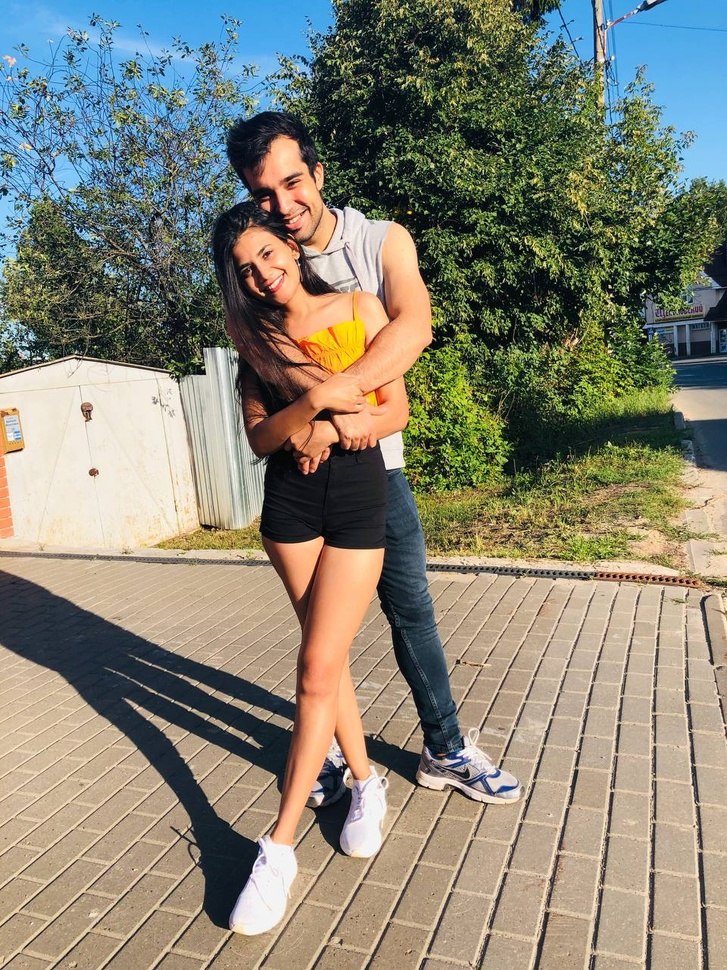
#> input picture DSP/HW1/IMG.JPG, 727 x 970 px, shrunk from 960 x 1280 before the run
$ jupyter execute e.shaghaei.ipynb
#> lines starting #> are read from the running program, lines starting #| are printed output that depends on the picture; after the words box and inside, x2 and y2 are one past the last pixel; in counts of white or black regions, pixels touching at a corner belong together
# Ehsan Shaghaei B19-AAI-01 e.shaghaei@innopolis.university

[cell 1]
import matplotlib.pyplot as plt
import numpy as np
import math

# Task 1
For the signal :
$$y(t) = sin(2π50t) + sin(2π120t)$$
$$y_ϵ(t) = y(t) + ϵ$$
## 1.1
Discretize the domain $T$ in $n$ evenly spaced subintervals
and visualize both functions.

[cell 2]
# plotFunc
# @param foo_dict : dictiornary of prefered plotting functions with desiered legend
# @param time_interval: start and stop of the time interval
# @param samples: integer wich defines the number of samples in the time interval
# @param title: prefered title for the plot
def plotFunc(foo_dict: dict, time_interval, samples, title):
#> called with samples = 1024, title = 'Noisy and clean signal'
    time_axis = np.linspace(time_interval[0], time_interval[1], samples)
    for legend, foo in foo_dict.items():
        foo_axis = np.vectorize(foo)(time_axis)
        plt.plot(time_axis, foo_axis, label=legend)
    plt.title(title)
    plt.ylabel('y')
    plt.xlabel('t')
    plt.legend(loc='best')
    plt.show()
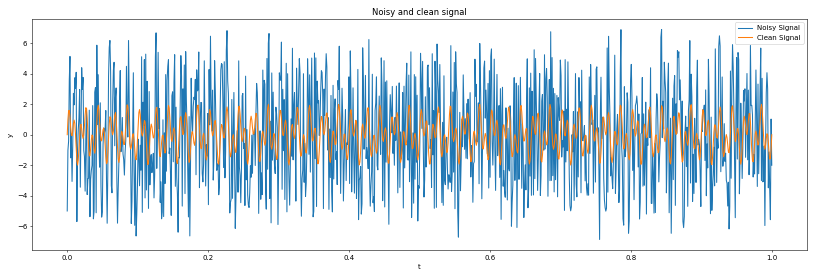
#> figure drawn by matplotlib, 1 panel; curve peaks at x = 0.844, y = 6.9; curve peaks at x = 0.985, y = 1.99

# definition of clean signal y(t)
def y(t):
    return np.sin(2*np.pi*50*t)+np.sin(2*np.pi*120*t)

# definition of noise channel
def noise_channel():
    return np.random.randint(-5, 5+1)


# definition of noisy signal y(t)
def y_eps(t):
    return y(t)+noise_channel()


# set figure size
plt.figure(figsize=(20, 6))

funcs = {
        "Noisy Signal": y_eps,
        "Clean Signal": y
         }
plotTitle = "Noisy and clean signal"
T=1
N_samples = 2**10
timeRange = [0, T]

plotFunc(funcs, timeRange, N_samples, plotTitle)

## 1.2 Compute the Fast Fourier Transform of the discretized function $y_ϵ(t)$

[cell 3]
time_axis = np.linspace(timeRange[0], timeRange[1], N_samples)
y_eps_axis = np.vectorize(y_eps)(time_axis)


def FFT(f):
    N = len(f)

    if N == 1:
        return f
    else:
        F_even = FFT(f[::2])
        F_odd = FFT(f[1::2])
        term = np.exp(-2j*np.pi*np.arange(N) / N)
        F = np.concatenate([
            F_even+term[:int(N/2)]*F_odd,
            F_even+term[int(N/2):]*F_odd
        ])
        return F


T = (timeRange[1]-timeRange[0])/N_samples
frequency_axis = np.arange(N_samples)/T
fft_y_eps = FFT(y_eps_axis)
# set figure size
plt.figure(figsize=(20, 6))
plt.plot(frequency_axis, abs(fft_y_eps),label='FFT')
plt.legend()
plt.title('FFT')
plt.ylabel('Amplitute')
plt.xlabel('Frequency(Hz)')
plt.show()
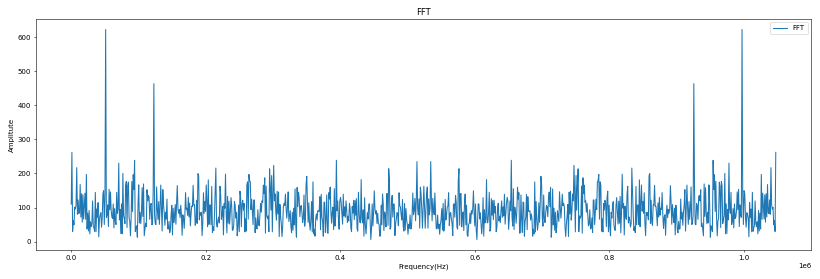
#> figure drawn by matplotlib, 1 panel; curve peaks at x = 51200, y = 622.2

## 1.3 Compute the power density spectrum (PSD) of z by multiplying it element-wise by its conjugate, and dividing it by the number of points n then visualize the PSD

[cell 4]
def FFT2PSD(fft):
    N=len(fft)
    fft_bar = np.conj(fft)
    return (fft*fft_bar)/N

psd_axis = FFT2PSD(fft_y_eps)
# set figure size
plt.figure(figsize=(20, 6))
plt.plot(frequency_axis, abs(psd_axis), 'r',label='PSD')
plt.ylabel('Amplitute')
plt.xlabel('Frequency(Hz)')
plt.legend()
plt.title('PSD VS FFT')
plt.show()
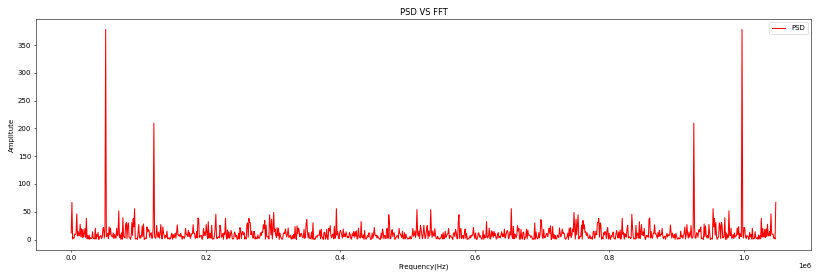
#> figure drawn by matplotlib, 1 panel; curve peaks at x = 51200, y = 378.1

## 1.4 Based on your observations set a PDS-threshold τ to keep just the most representative frequencies,i.e. just keep the elements in the PDS that are less than threshold τ

[cell 5]
t = abs(psd_axis)
bag_ratio = .04

def filter(signal,psd,bag_ratio):
#> called with signal = array of shape (1024,), psd = array of shape (1024,), bag_ratio = 0.04
    sorted_signal = np.sort(signal)
    n_bag = int(len(signal)*bag_ratio)
    tau = abs(np.sum(sorted_signal[-1:-1-n_bag:-1])/n_bag)

    filtered_signal = []
    for i,sample in enumerate(psd):
        filtered_signal.append(0 if abs(sample)<tau else signal[i])
    return np.array(filtered_signal),tau

filtered_fft,tau = filter(fft_y_eps,psd_axis,bag_ratio)

# set figure size
plt.figure(figsize=(20, 6))
plt.plot(frequency_axis, abs(fft_y_eps), 'r',label='FFT')
plt.plot(frequency_axis, abs(filtered_fft), 'b',label=f'filtered-FFT $\\tau=${tau} [Clean Signal]')
plt.ylabel('Amplitute')
plt.xlabel('Frequency(Hz)')
plt.legend()
plt.title('FILTERED FFT')
plt.show()
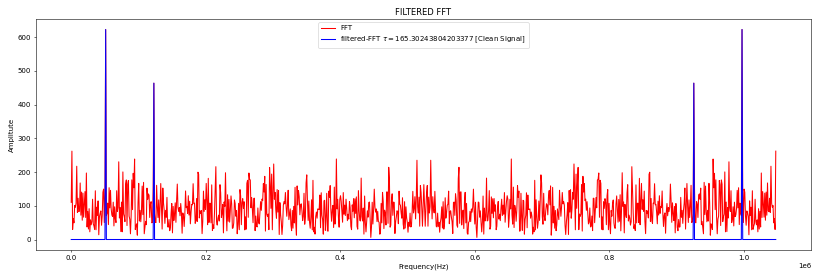
#> figure drawn by matplotlib, 1 panel; curve peaks at x = 51200, y = 622.2; curve peaks at x = 51200, y = 622.2

## 1.5 Return to the discretized function, and using the indices as a filter set to zero the elements whose index is not in your set of indices, and compute the Inverse Fast Fourier Transform, which is your reconstructed function

[cell 6]
filtered_signal = np.fft.ifft(filtered_fft)
clean_signal = np.array([y(t) for t in time_axis])

# set figure size
plt.figure(figsize=(20, 6))
plt.plot(time_axis, filtered_signal, 'r',label='Filtered Signal')
plt.plot(time_axis, clean_signal, 'b',label='Clean Signal')
plt.ylabel('Y')
plt.xlabel('t')
plt.ylim((-4,4))
plt.legend()
plt.title('FILTERED Signal vs Clean Signal')
plt.show()
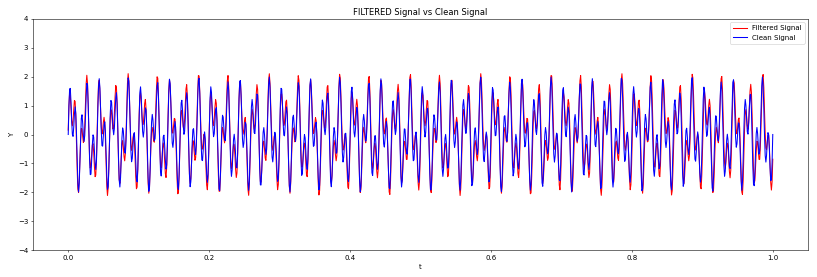
#> figure drawn by matplotlib, 1 panel; curve peaks at x = 0.085, y = 2.11; curve peaks at x = 0.985, y = 1.99

# Task 2 Image Compression

## 2.1 Visualize your image, and convert it from RGB format to a grayscale format, i.e. the dimensions of your original picture (thinking of it as a three dimensional array) will be reduced one dimension where w, h, and c stand for weight, height and channel, respectively.

[cell 7]
path = './IMG.JPG'
img = plt.imread(path)
#> img is the input picture: shape (970, 727, 3); mean R, G, B 134.8, 132.1, 116.4
plt.figure(figsize=(8,6))
plt.title('Original Image')
plt.imshow(img)

# using the formula used in the matplotlib colormap
# https://stackoverflow.com/questions/12201577/how-can-i-convert-an-rgb-image-into-grayscale-in-python
def rgb2grayscale(rgb_img):
    return np.dot(rgb_img[...,:3], [0.2989, 0.5870, 0.1140])
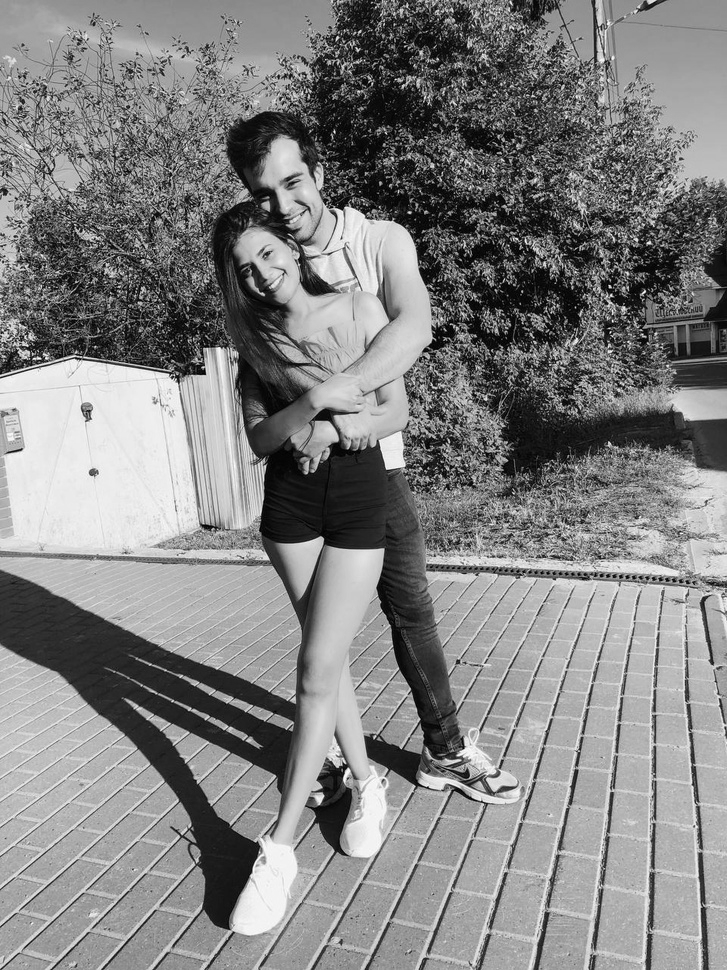
#> returned value: shape (970, 727) float64; min 0, max 253.8, mean 131.1

img_grayscale = rgb2grayscale(img)


plt.figure(figsize=(8,6))
plt.title('Gray-Scale Image')
plt.imshow(img_grayscale,'gray')
plt.show()

## 2.2 Compute the Fast Fourier Transform in two dimensions (since you are working now with a two dimensional array) to get the spectrum of your image, then shift the zero-frequency to the center of that spectrum

[cell 8]
img_fft = np.fft.fft2(img_grayscale)
img_shifted_fft = np.fft.fftshift(img_fft)

## 2.3  Compute the magnitude (a.k.a. module, absolute value, etc) of the shifted spectrum to work with an homogeneous spectrum

[cell 9]
modulus_img_shifted_fft = abs(img_shifted_fft)

## 2.4 Compute the (natural) logarithm adding 1 to the argument of your spectrum (to avoid values close to 0 that could make the operation to blow up)

[cell 10]
log_signal = np.log(modulus_img_shifted_fft+1)
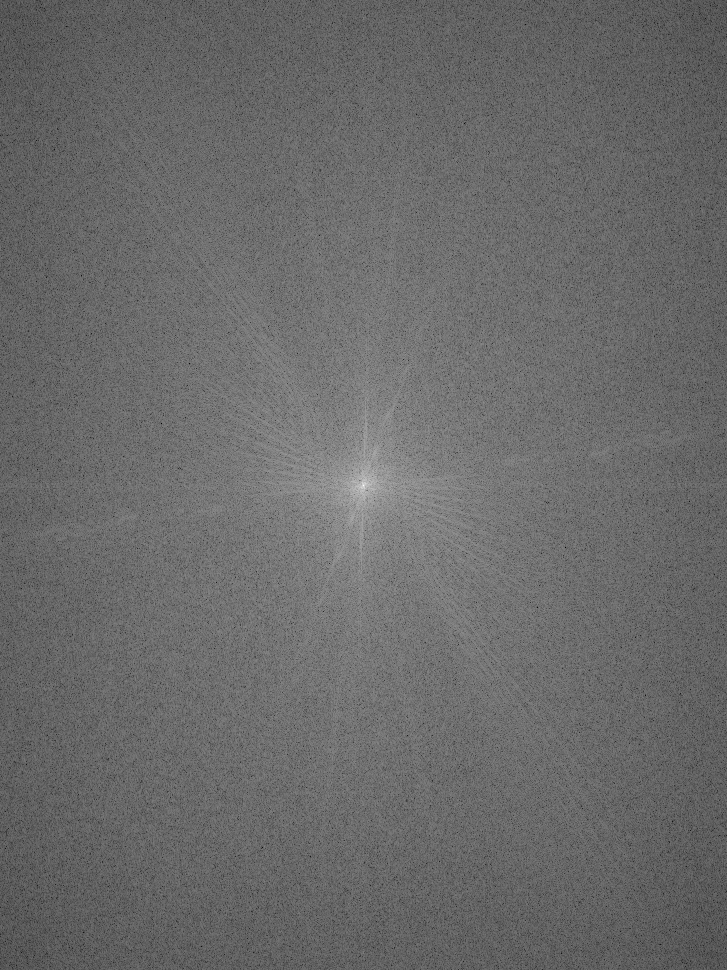
#> log_signal: shape (970, 727) float64; min 3.26, max 18.34, mean 9.55; drawn with min black and max white


plt.figure(figsize=(8,6))
plt.title('Image Spectrum')
plt.imshow(log_signal,'gray')
plt.show()

## 2.5  Reduce the dimension of your original shifted matrix in one array of one single dimension with the length being the product of the weight and the height

[cell 11]
print('Log Signal Shape',log_signal.shape)
#| Log Signal Shape (970, 727)
flatten_spec = log_signal.flatten()
print(log_signal.shape[0],' X ',log_signal.shape[1],' = ', log_signal.shape[0]*log_signal.shape[1])
#| 970  X  727  =  705190
print('Flatten Log Signal Shape',flatten_spec.shape)
#| Flatten Log Signal Shape (705190,)

## 2.6 Compute the magnitute of the flatten signal

[cell 12]
modulus_flatten_spec = abs(flatten_spec)

## 2.7 Sort the flattened array

[cell 13]
sorted_spec = np.sort(modulus_flatten_spec)

## 2.8 Set a value for τ , it should be sufficiently small, i.e. τ ≪ 1, multiply it by the length of your array to keep the values that are useful for the reconstruction, then floor the computation (i.e. approximate it to the smaller integer)

[cell 14]
tau = 0.01
wh=len(sorted_spec)
#> wh = 705190
b = np.floor((1-tau)*wh).astype(np.int32)
#> b = 698138
wh,b
#> Out = (705190, 698138)

## 2.9 Define your threshold as that number whose index is given by b in your sorted array.

[cell 15]
threshold = sorted_spec[b]
#> threshold = 11.7

## 2.10 Zero out all small coefficients by keeping just the indices of the elements of signal that are above the threshold.

[cell 16]
def filter(signal,judge_signal,threshold):
#> called with signal = array of shape (705190,), judge_signal = array of shape (705190,), threshold = 11.7
    filtered_signal = []
    for i,sample in enumerate(judge_signal):
        filtered_signal.append(0 if abs(sample)<threshold else signal[i])
#> this loop made 705190 passes
#> sample on passes 1 to 3: 8.6, 8.9, 7.57
#> after the loop, filtered_signal = 705190 items
    return np.array(filtered_signal)

filtered_img = filter(modulus_flatten_spec,modulus_flatten_spec,threshold)
reshaped_filtered_img = np.reshape(filtered_img,img_grayscale.shape)
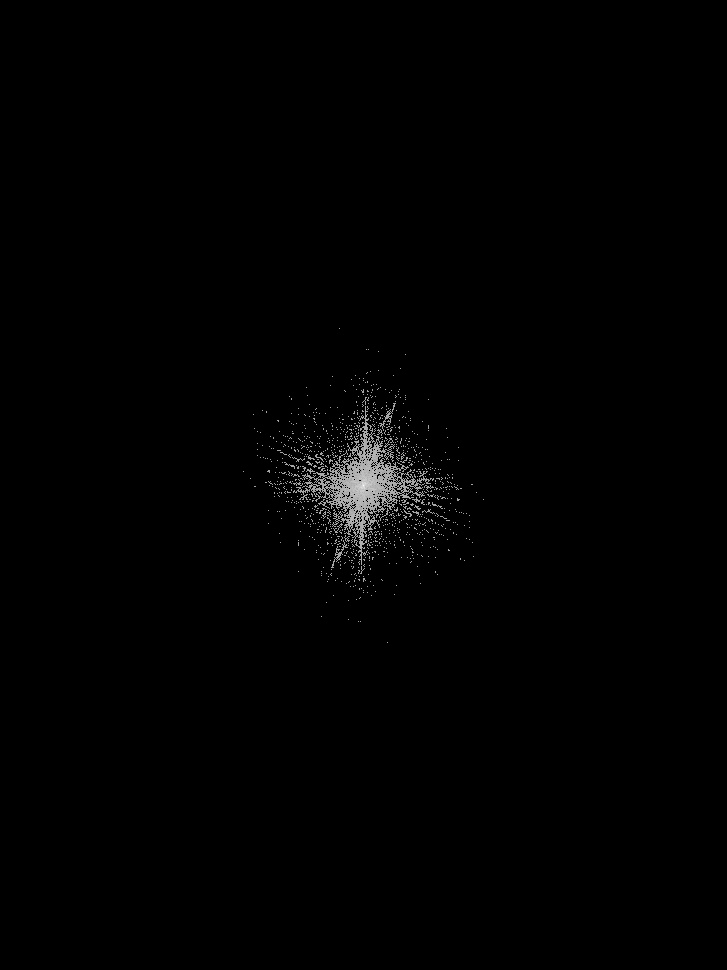
#> reshaped_filtered_img: shape (970, 727) float64; min 0, max 18.34, mean 0.123; drawn with min black and max white
indices = reshaped_filtered_img > threshold
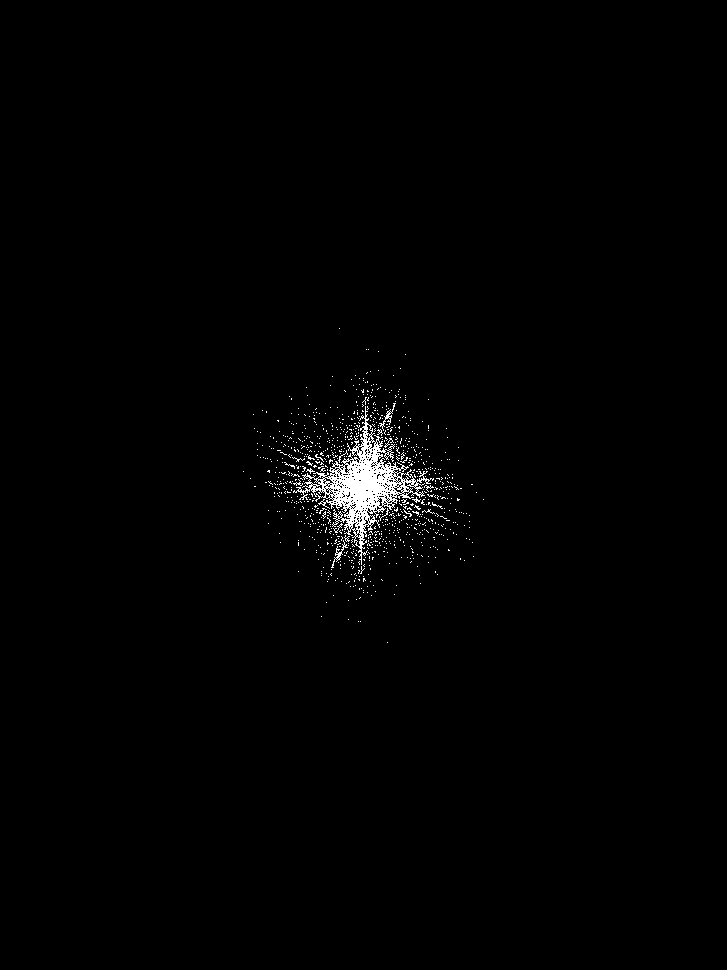
#> indices: shape (970, 727) bool; 1% white in thin lines or dots, all inside (x1, y1, x2, y2) = (243, 328, 484, 643)

plt.figure(figsize=(8,6))
plt.title('Filtered Image Spectrum')
plt.imshow(reshaped_filtered_img,'gray')
plt.show()

# 2.11 Finally return to your initial matrix and select those indices and apply the shifting, absolute value and the logarithm as before and display it

[cell 17]
compressed_data =  np.log(np.abs(img_shifted_fft)+1)*indices
recovered_image = np.fft.ifftshift(compressed_data)
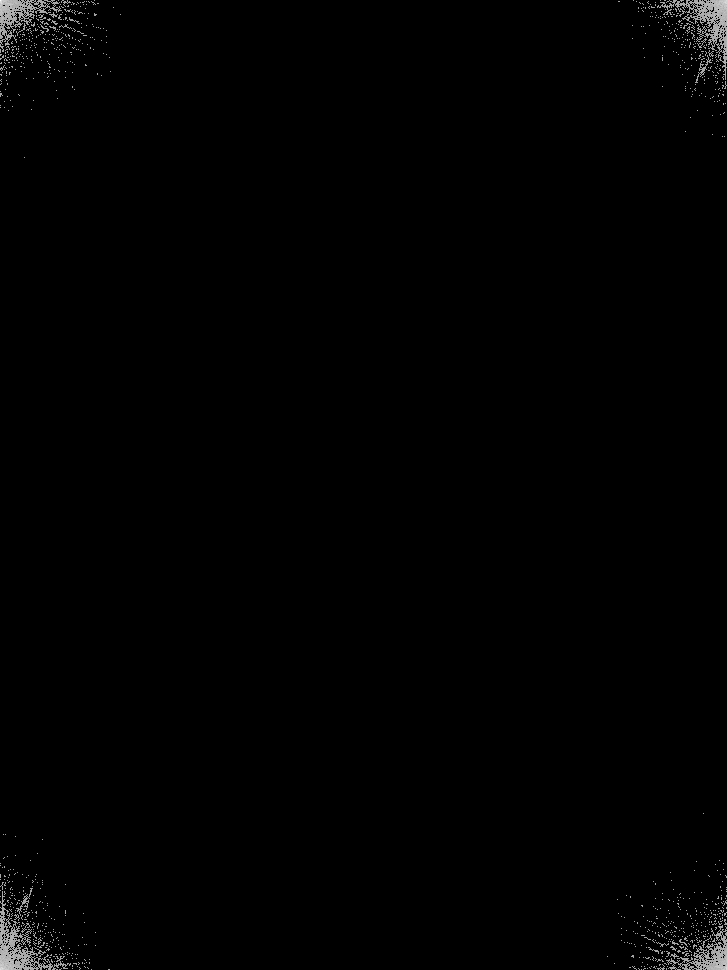
#> recovered_image: shape (970, 727) float64; min 0, max 18.34, mean 0.123; drawn with min black and max white
recovered_image = abs(np.fft.ifft2(img_shifted_fft))
plt.figure(figsize=(8,6))
plt.title('Recovered Image')
plt.imshow(recovered_image.real,'gray')
plt.show()
